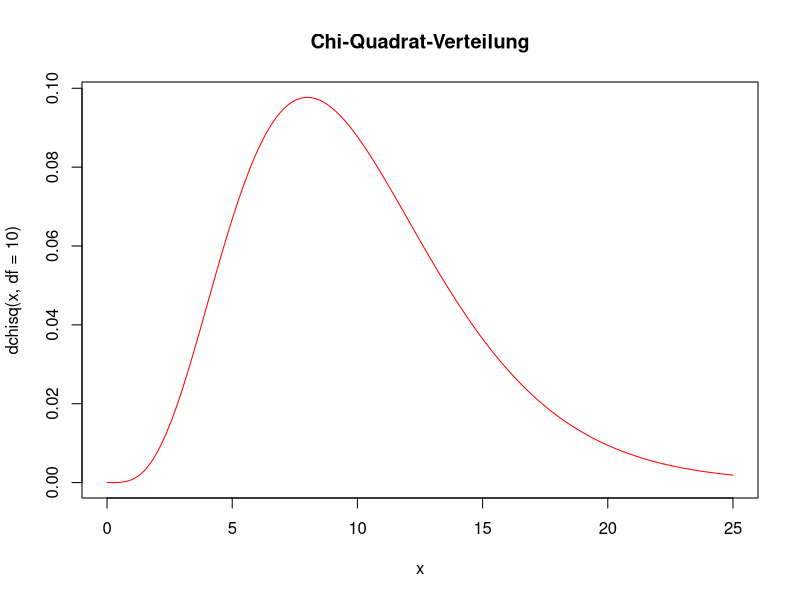

Write R code to recreate this figure.
## ---- chunk 1
library(knitr)
library(fGarch)
knitr::opts_chunk$set(echo = TRUE, cache=TRUE, size="scriptsize", 
                      fig.align = "center")
def.chunk.hook  <- knitr::knit_hooks$get("chunk")
knitr::knit_hooks$set(chunk = function(x, options) {
  x <- def.chunk.hook(x, options)
  ifelse(options$size != "normalsize", paste0("\n \\", options$size,"\n\n", x, "\n\n \\normalsize"), x)
})
library(vcd)
library(tidyverse)
library(kableExtra)
## ---- chunk 2
row <- seq(0,3,0.1); col <- seq(0,0.09, 0.01)
m <- t(sapply(row, function(r,c){pnorm(r+c)},c=col))
colnames(m) <- col; rownames(m) <- NULL
m <- cbind(z=row,m)
kbl(m, digits=4, booktabs=T, format = "latex", linesep="") %>%
  add_header_above(header=c("Beispiel: $F(z) = P(z \\\\leq 1.96) = 0.9750$" = ncol(m)), escape=F) %>% 
  add_header_above(header=c("Verteilungsfunktion $F(z)$ der Standardnormalverteilung $N(0,1)$" = ncol(m)), escape = F, bold=T, line= F) %>%
  kable_styling(position = "center")
## ---- chunk 3
m <- matrix(c(718,79,593,139), nrow=2)
colnames(m) <- c("male", "female")
rownames(m) <- c("Job", "No Job")
## ---- chunk 4
knitr::kable(addmargins(m), booktabs=T) %>%
  kable_styling(position = "center")
## ---- chunk 5
x <- seq(0,25,0.01)
plot(y=dchisq(x, df =10), x=x, type="l", col="red", main="Chi-Quadrat-Verteilung")
## ---- chunk 6
n <- c(1:29,seq(30,100,10),150,200,250,300,400,600,800,1000)
gamma <- c(0.995, 0.990, 0.975, 0.950, 0.900, 0.750, 0.500, 0.250, 0.100, 0.050, 0.010, 0.005)
m <- t(sapply(n, function(n,g){qchisq(g, df=n)}, g=gamma))
rownames(m) <- NULL; colnames(m) <- gamma
m <- cbind(df=n, m)

kbl(m, digits = 4, booktabs=T, linesep="",col.names = c("$n \\setminus \\gamma$",colnames(m)[-1]), escape = F) %>%
  add_header_above(header=c("Beispiel: $P(\\\\mathcal{X}^2_{10} \\\\leq 20.4832) = 0.975$" = ncol(m)), escape=F) %>% 
  add_header_above(header=c("Quantile $\\\\mathcal{X}^2_{n;\\\\,\\\\gamma}$ der $\\\\mathcal{X}^2_n$-Verteilung" = ncol(m)), escape = F, bold=T, line= F) %>% 
  kable_styling(position = "center")
